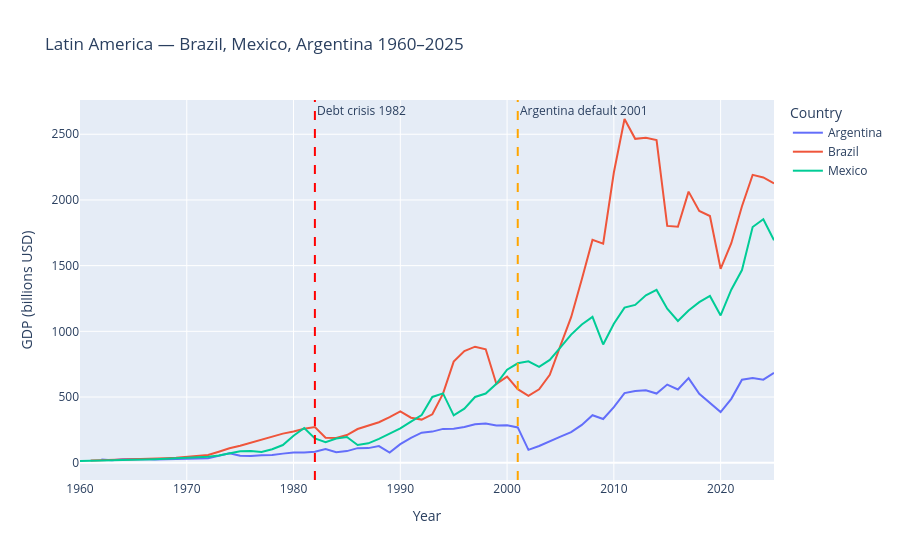

The cell this chart's notebook holds for it:
### Code cell
# Latin America
latam = ['Brazil', 'Mexico', 'Argentina']
sel = full_data[full_data['Country'].isin(latam)]
fig = px.line(sel, x='Year', y='GDP', color='Country',
              title='Latin America — Brazil, Mexico, Argentina 1960–2025')
fig.add_vline(x=1982, line_dash='dash', line_color='red', annotation_text='Debt crisis 1982')
fig.add_vline(x=2001, line_dash='dash', line_color='orange', annotation_text='Argentina default 2001')
fig.update_layout(yaxis_title='GDP (billions USD)')
fig.show()

### Figure 1 — Plotly figure (JSON) as saved in the notebook; plotly's stock layout.template omitted (floating-point values rounded to 4 significant figures)
{"data": [{"hovertemplate": "Country=Argentina<br>Year=%{x}<br>GDP=%{y}<extra></extra>", "legendgroup": "Argentina", "line": {"color": "#636efa", "dash": "solid"}, "marker": {"symbol": "circle"}, "mode": "lines", "name": "Argentina", "orientation": "v", "showlegend": true, "type": "scatter", "x": [1960, 1961, 1962, 1963, 1964, 1965, 1966, 1967, 1968, 1969, 1970, 1971, 1972, 1973, 1974, 1975, 1976, 1977, 1978, 1979, 1980, 1981, 1982, 1983, 1984, 1985, 1986, 1987, 1988, 1989, 1990, 1991, 1992, 1993, 1994, 1995, 1996, 1997, 1998, 1999, 2000, 2001, 2002, 2003, 2004, 2005, 2006, 2007, 2008, 2009, 2010, 2011, 2012, 2013, 2014, 2015, 2016, 2017, 2018, 2019, 2020, 2021, 2022, 2023, 2024, 2025], "xaxis": "x", "y": [NaN, NaN, 24.45, 18.27, 25.61, 28.34, 28.63, 24.26, 26.44, 31.26, 31.58, 33.29, 34.73, 52.54, 72.44, 52.44, 51.17, 56.78, 58.08, 69.25, 76.96, 78.68, 84.31, 104.0, 79.09, 88.42, 110.9, 111.1, 126.2, 76.64, 141.3, 189.7, 228.8, 236.7, 257.4, 258.0, 272.1, 292.9, 298.9, 283.5, 284.2, 268.7, 97.72, 127.6, 164.7, 198.7, 232.6, 287.5, 361.6, 333.0, 423.6, 530.2, 546.0, 552.0, 526.3, 594.8, 557.5, 643.6, 524.8, 451.9, 385.2, 486.0, 632.3, 645.5, 632.1, 683.5], "yaxis": "y"}, {"hovertemplate": "Country=Brazil<br>Year=%{x}<br>GDP=%{y}<extra></extra>", "legendgroup": "Brazil", "line": {"color": "#EF553B", "dash": "solid"}, "marker": {"symbol": "circle"}, "mode": "lines", "name": "Brazil", "orientation": "v", "showlegend": true, "type": "scatter", "x": [1960, 1961, 1962, 1963, 1964, 1965, 1966, 1967, 1968, 1969, 1970, 1971, 1972, 1973, 1974, 1975, 1976, 1977, 1978, 1979, 1980, 1981, 1982, 1983, 1984, 1985, 1986, 1987, 1988, 1989, 1990, 1991, 1992, 1993, 1994, 1995, 1996, 1997, 1998, 1999, 2000, 2001, 2002, 2003, 2004, 2005, 2006, 2007, 2008, 2009, 2010, 2011, 2012, 2013, 2014, 2015, 2016, 2017, 2018, 2019, 2020, 2021, 2022, 2023, 2024, 2025], "xaxis": "x", "y": [NaN, 17.28, 19.23, 23.29, 20.96, 22.47, 28.28, 31.09, 33.93, 37.17, 42.33, 48.87, 58.43, 83.59, 109.8, 129.2, 153.2, 176.3, 200.3, 221.3, 237.4, 258.0, 271.3, 189.7, 188.3, 210.9, 256.5, 283.1, 308.3, 347.0, 390.7, 342.6, 328.2, 368.3, 525.4, 769.3, 850.4, 883.2, 863.7, 599.6, 655.5, 560.0, 509.8, 558.2, 669.3, 891.6, 1108.0, 1397.0, 1696.0, 1667.0, 2209.0, 2616.0, 2465.0, 2473.0, 2456.0, 1802.0, 1796.0, 2064.0, 1917.0, 1878.0, 1476.0, 1671.0, 1952.0, 2191.0, 2171.0, 2126.0], "yaxis": "y"}, {"hovertemplate": "Country=Mexico<br>Year=%{x}<br>GDP=%{y}<extra></extra>", "legendgroup": "Mexico", "line": {"color": "#00cc96", "dash": "solid"}, "marker": {"symbol": "circle"}, "mode": "lines", "name": "Mexico", "orientation": "v", "showlegend": true, "type": "scatter", "x": [1960, 1961, 1962, 1963, 1964, 1965, 1966, 1967, 1968, 1969, 1970, 1971, 1972, 1973, 1974, 1975, 1976, 1977, 1978, 1979, 1980, 1981, 1982, 1983, 1984, 1985, 1986, 1987, 1988, 1989, 1990, 1991, 1992, 1993, 1994, 1995, 1996, 1997, 1998, 1999, 2000, 2001, 2002, 2003, 2004, 2005, 2006, 2007, 2008, 2009, 2010, 2011, 2012, 2013, 2014, 2015, 2016, 2017, 2018, 2019, 2020, 2021, 2022, 2023, 2024, 2025], "xaxis": "x", "y": [13.04, 14.16, 15.2, 16.96, 20.08, 21.84, 24.32, 26.56, 29.36, 32.48, 35.52, 39.2, 45.2, 55.28, 72.0, 88.0, 89.03, 81.81, 102.5, 134.6, 205.1, 264.0, 184.6, 156.2, 184.3, 195.2, 134.6, 147.5, 181.6, 221.4, 261.2, 313.1, 363.2, 500.7, 527.8, 360.1, 411.0, 500.4, 526.5, 600.2, 707.9, 756.7, 772.1, 729.3, 782.2, 877.5, 975.4, 1053.0, 1110.0, 900.0, 1058.0, 1180.0, 1201.0, 1274.0, 1315.0, 1172.0, 1078.0, 1159.0, 1222.0, 1269.0, 1121.0, 1317.0, 1466.0, 1794.0, 1853.0, 1693.0], "yaxis": "y"}], "layout": {"annotations": [{"showarrow": false, "text": "Debt crisis 1982", "x": 1982, "xanchor": "left", "xref": "x", "y": 1, "yanchor": "top", "yref": "y domain"}, {"showarrow": false, "text": "Argentina default 2001", "x": 2001, "xanchor": "left", "xref": "x", "y": 1, "yanchor": "top", "yref": "y domain"}], "legend": {"title": {"text": "Country"}, "tracegroupgap": 0}, "shapes": [{"line": {"color": "red", "dash": "dash"}, "type": "line", "x0": 1982, "x1": 1982, "xref": "x", "y0": 0, "y1": 1, "yref": "y domain"}, {"line": {"color": "orange", "dash": "dash"}, "type": "line", "x0": 2001, "x1": 2001, "xref": "x", "y0": 0, "y1": 1, "yref": "y domain"}], "title": {"text": "Latin America — Brazil, Mexico, Argentina 1960–2025"}, "xaxis": {"anchor": "y", "domain": [0.0, 1.0], "title": {"text": "Year"}}, "yaxis": {"anchor": "x", "domain": [0.0, 1.0], "title": {"text": "GDP (billions USD)"}}}}
